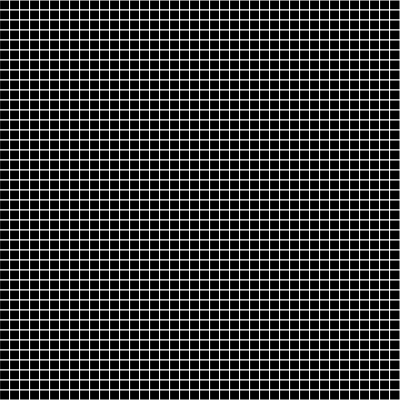
Frame 1 (no input)
Frame 60 (no input): identical to frame 1, image omitted
Frame 120 (the mouse pressed at the canvas centre since frame 60): identical to frame 1, image omitted

The p5.js sketch that drew this single still picture (run headless with seeded random() and noise() and a simulated clock; from frame 60 on, the mouse is pressed at the canvas centre):

// p5.js sketch
// ── sketch.js
function make2DArray(cols, rows) {
    let arr = new Array(cols);
    for (let i = 0; i < arr.length; i++) {
        arr[i] = new Array(rows);
        for (let j = 0; j < arr[i].length; j++) {
            arr[i][j] = 0;
        }
    }
    return arr;
}

let grid;
let w = 10;
let cols, rows;

function setup() {
    createCanvas(400, 400);
    cols = width / w;
    rows = height / w;
    grid = make2DArray(cols, rows);
}

function mouseDragged() {
    let col = floor(mouseX / w);
    let row = floor(mouseY / w);
    if (col >= 0 && col < cols && row >= 0 && row < rows) {
        grid[col][row] = 1;
    }
}

function draw() {
    background(0);
    for (let i = 0; i < cols; i++) {
        for (let j = 0; j < rows; j++) {
            stroke(255);
            fill(grid[i][j] * 255);
            let x = i * w;
            let y = j * w;
            square(x, y, w);
        }
    }
    
    let nextGrid = make2DArray(cols, rows);
    for (let i = 0; i < cols; i++) {
        for (let j = 0; j < rows; j++) {
            let state = grid[i][j];
            if (state === 1) {
                let below = (j < rows - 1) ? grid[i][j + 1] : 1; // Make sure not to go out of bounds
                let belowR = (i < cols - 1 && j < rows - 1) ? grid[i + 1][j + 1] : 1; // Check boundaries
                let belowL = (i > 0 && j < rows - 1) ? grid[i - 1][j + 1] : 1; // Check boundaries
                
                if (below === 0) {
                    nextGrid[i][j + 1] = 1;
                    nextGrid[i][j] = 0;
                } else {
                    if (belowR === 0) {
                        nextGrid[i][j] = 0;
                        nextGrid[i + 1][j + 1] = 1;
                    } else if (belowL === 0) {
                        nextGrid[i][j] = 0;
                        nextGrid[i - 1][j + 1] = 1;
                    } else {
                        nextGrid[i][j] = 1;
                    }
                }
            }
        }
    }
    grid = nextGrid;
}
